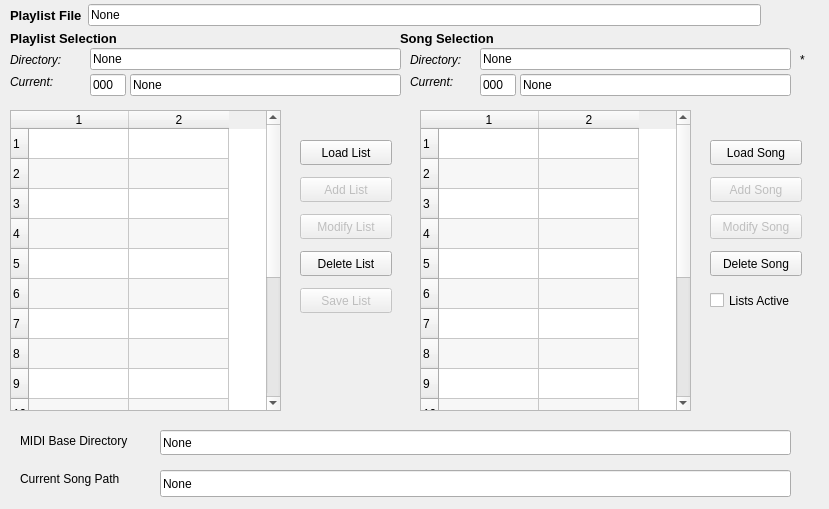
<?xml version="1.0" encoding="UTF-8"?>
<ui version="4.0">
 <class>qplaylistframe</class>
 <widget class="QFrame" name="qplaylistframe">
  <property name="geometry">
   <rect>
    <x>0</x>
    <y>0</y>
    <width>829</width>
    <height>509</height>
   </rect>
  </property>
  <property name="windowTitle">
   <string>Frame</string>
  </property>
  <widget class="QLabel" name="labelListSection">
   <property name="geometry">
    <rect>
     <x>10</x>
     <y>30</y>
     <width>301</width>
     <height>16</height>
    </rect>
   </property>
   <property name="font">
    <font>
     <pointsize>10</pointsize>
     <weight>75</weight>
     <bold>true</bold>
    </font>
   </property>
   <property name="text">
    <string>Playlist Selection</string>
   </property>
  </widget>
  <widget class="QTableWidget" name="tablePlaylistSections">
   <property name="geometry">
    <rect>
     <x>10</x>
     <y>110</y>
     <width>271</width>
     <height>301</height>
    </rect>
   </property>
   <property name="toolTip">
    <string>Shows the existing play-lists read from the play-list file.</string>
   </property>
   <property name="statusTip">
    <string/>
   </property>
   <property name="alternatingRowColors">
    <bool>true</bool>
   </property>
   <property name="rowCount">
    <number>16</number>
   </property>
   <property name="columnCount">
    <number>2</number>
   </property>
   <row/>
   <row/>
   <row/>
   <row/>
   <row/>
   <row/>
   <row/>
   <row/>
   <row/>
   <row/>
   <row/>
   <row/>
   <row/>
   <row/>
   <row/>
   <row/>
   <column/>
   <column/>
  </widget>
  <widget class="QLabel" name="labelCurrentPlaylist">
   <property name="geometry">
    <rect>
     <x>10</x>
     <y>74</y>
     <width>71</width>
     <height>16</height>
    </rect>
   </property>
   <property name="font">
    <font>
     <italic>true</italic>
    </font>
   </property>
   <property name="text">
    <string>Current:</string>
   </property>
  </widget>
  <widget class="QLabel" name="labelListSong">
   <property name="geometry">
    <rect>
     <x>400</x>
     <y>30</y>
     <width>371</width>
     <height>16</height>
    </rect>
   </property>
   <property name="font">
    <font>
     <pointsize>10</pointsize>
     <weight>75</weight>
     <bold>true</bold>
    </font>
   </property>
   <property name="text">
    <string>Song Selection</string>
   </property>
  </widget>
  <widget class="QLabel" name="labelCurrentSong">
   <property name="geometry">
    <rect>
     <x>410</x>
     <y>74</y>
     <width>61</width>
     <height>16</height>
    </rect>
   </property>
   <property name="font">
    <font>
     <italic>true</italic>
    </font>
   </property>
   <property name="text">
    <string>Current:</string>
   </property>
  </widget>
  <widget class="QLabel" name="labelPlaylistDirectory">
   <property name="geometry">
    <rect>
     <x>10</x>
     <y>52</y>
     <width>71</width>
     <height>16</height>
    </rect>
   </property>
   <property name="font">
    <font>
     <italic>true</italic>
    </font>
   </property>
   <property name="text">
    <string>Directory:</string>
   </property>
  </widget>
  <widget class="QLabel" name="labelSongDirectory">
   <property name="geometry">
    <rect>
     <x>410</x>
     <y>52</y>
     <width>61</width>
     <height>16</height>
    </rect>
   </property>
   <property name="font">
    <font>
     <italic>true</italic>
    </font>
   </property>
   <property name="text">
    <string>Directory:</string>
   </property>
  </widget>
  <widget class="QTableWidget" name="tablePlaylistSongs">
   <property name="geometry">
    <rect>
     <x>420</x>
     <y>110</y>
     <width>271</width>
     <height>301</height>
    </rect>
   </property>
   <property name="toolTip">
    <string>Shows the MIDI tunes in the currently-selected play-list.</string>
   </property>
   <property name="alternatingRowColors">
    <bool>true</bool>
   </property>
   <property name="rowCount">
    <number>16</number>
   </property>
   <property name="columnCount">
    <number>2</number>
   </property>
   <row/>
   <row/>
   <row/>
   <row/>
   <row/>
   <row/>
   <row/>
   <row/>
   <row/>
   <row/>
   <row/>
   <row/>
   <row/>
   <row/>
   <row/>
   <row/>
   <column/>
   <column/>
  </widget>
  <widget class="QWidget" name="layoutWidget">
   <property name="geometry">
    <rect>
     <x>10</x>
     <y>0</y>
     <width>751</width>
     <height>30</height>
    </rect>
   </property>
   <layout class="QHBoxLayout" name="horizPlaylistFileLayout">
    <item>
     <widget class="QLabel" name="label_playlist_file">
      <property name="font">
       <font>
        <pointsize>10</pointsize>
        <weight>75</weight>
        <bold>true</bold>
       </font>
      </property>
      <property name="text">
       <string>Playlist File</string>
      </property>
     </widget>
    </item>
    <item>
     <widget class="QLineEdit" name="entry_playlist_file">
      <property name="toolTip">
       <string>Shows the full path to the play-list file. Read-only.</string>
      </property>
      <property name="text">
       <string>None</string>
      </property>
      <property name="readOnly">
       <bool>true</bool>
      </property>
     </widget>
    </item>
   </layout>
  </widget>
  <widget class="QLineEdit" name="editPlaylistPath">
   <property name="geometry">
    <rect>
     <x>90</x>
     <y>48</y>
     <width>311</width>
     <height>22</height>
    </rect>
   </property>
   <property name="toolTip">
    <string>The default song directory for the currently-selected play-list section. Can be edited to enable Add List and Modify List.</string>
   </property>
   <property name="text">
    <string>None</string>
   </property>
   <property name="readOnly">
    <bool>false</bool>
   </property>
  </widget>
  <widget class="QLineEdit" name="editPlaylistNumber">
   <property name="geometry">
    <rect>
     <x>90</x>
     <y>74</y>
     <width>36</width>
     <height>22</height>
    </rect>
   </property>
   <property name="toolTip">
    <string>Shows the MIDI control number for the currently-selected play-list section. Can be edited to enable Add List and Modify List.</string>
   </property>
   <property name="text">
    <string>000</string>
   </property>
  </widget>
  <widget class="QLineEdit" name="editPlaylistName">
   <property name="geometry">
    <rect>
     <x>130</x>
     <y>74</y>
     <width>271</width>
     <height>22</height>
    </rect>
   </property>
   <property name="toolTip">
    <string>Shows the name of the currently-selected play-list section. Can be edited to enable Add List and Modify List.</string>
   </property>
   <property name="text">
    <string>None</string>
   </property>
  </widget>
  <widget class="QLineEdit" name="editSongPath">
   <property name="geometry">
    <rect>
     <x>480</x>
     <y>48</y>
     <width>311</width>
     <height>22</height>
    </rect>
   </property>
   <property name="toolTip">
    <string>Shows the directory in which the currently selected song is stored. Can be edited (carefully) to enable the Add Song and Modify Song buttons.</string>
   </property>
   <property name="text">
    <string>None</string>
   </property>
  </widget>
  <widget class="QLineEdit" name="editSongNumber">
   <property name="geometry">
    <rect>
     <x>480</x>
     <y>74</y>
     <width>36</width>
     <height>22</height>
    </rect>
   </property>
   <property name="toolTip">
    <string>Shows the MIDI control number for the currently selected song. Can be edited to enable the Add Song and Modify Song buttons.</string>
   </property>
   <property name="text">
    <string>000</string>
   </property>
  </widget>
  <widget class="QLineEdit" name="editSongFilename">
   <property name="geometry">
    <rect>
     <x>520</x>
     <y>74</y>
     <width>271</width>
     <height>22</height>
    </rect>
   </property>
   <property name="toolTip">
    <string>Shows the base file-name of the currently selected song. Can be edited to enable the Add Song and Modify Song buttons.</string>
   </property>
   <property name="text">
    <string>None</string>
   </property>
  </widget>
  <widget class="QLabel" name="labelDirEmbedded">
   <property name="geometry">
    <rect>
     <x>800</x>
     <y>50</y>
     <width>16</width>
     <height>20</height>
    </rect>
   </property>
   <property name="toolTip">
    <string>If set to an asterisk, this directory is part of the song's file-name.</string>
   </property>
   <property name="text">
    <string extracomment="Indicates if directory is embedded in the file-name.">*</string>
   </property>
  </widget>
  <widget class="QWidget" name="layoutWidget_1">
   <property name="geometry">
    <rect>
     <x>300</x>
     <y>140</y>
     <width>101</width>
     <height>175</height>
    </rect>
   </property>
   <layout class="QVBoxLayout" name="verticalLayout">
    <property name="spacing">
     <number>12</number>
    </property>
    <item>
     <widget class="QPushButton" name="buttonPlaylistLoad">
      <property name="enabled">
       <bool>true</bool>
      </property>
      <property name="sizePolicy">
       <sizepolicy hsizetype="Expanding" vsizetype="Fixed">
        <horstretch>0</horstretch>
        <verstretch>0</verstretch>
       </sizepolicy>
      </property>
      <property name="minimumSize">
       <size>
        <width>92</width>
        <height>25</height>
       </size>
      </property>
      <property name="maximumSize">
       <size>
        <width>92</width>
        <height>25</height>
       </size>
      </property>
      <property name="toolTip">
       <string>Opens a dialog to select and open a play-list file.</string>
      </property>
      <property name="text">
       <string>Load List</string>
      </property>
     </widget>
    </item>
    <item>
     <widget class="QPushButton" name="buttonPlaylistAdd">
      <property name="enabled">
       <bool>false</bool>
      </property>
      <property name="minimumSize">
       <size>
        <width>92</width>
        <height>25</height>
       </size>
      </property>
      <property name="maximumSize">
       <size>
        <width>92</width>
        <height>25</height>
       </size>
      </property>
      <property name="toolTip">
       <string>Adds the play-list defined by the 3 text entries above to the current play-list set.</string>
      </property>
      <property name="text">
       <string>Add List</string>
      </property>
     </widget>
    </item>
    <item>
     <widget class="QPushButton" name="buttonPlaylistModify">
      <property name="enabled">
       <bool>false</bool>
      </property>
      <property name="minimumSize">
       <size>
        <width>92</width>
        <height>25</height>
       </size>
      </property>
      <property name="maximumSize">
       <size>
        <width>92</width>
        <height>25</height>
       </size>
      </property>
      <property name="toolTip">
       <string>Update the current list with the 3 editable fields above.</string>
      </property>
      <property name="text">
       <string>Modify List</string>
      </property>
     </widget>
    </item>
    <item>
     <widget class="QPushButton" name="buttonPlaylistRemove">
      <property name="minimumSize">
       <size>
        <width>92</width>
        <height>25</height>
       </size>
      </property>
      <property name="maximumSize">
       <size>
        <width>92</width>
        <height>25</height>
       </size>
      </property>
      <property name="toolTip">
       <string>To do: Removes the selected playlist from this play-list set.</string>
      </property>
      <property name="text">
       <string>Delete List</string>
      </property>
     </widget>
    </item>
    <item>
     <widget class="QPushButton" name="buttonPlaylistSave">
      <property name="enabled">
       <bool>false</bool>
      </property>
      <property name="minimumSize">
       <size>
        <width>92</width>
        <height>25</height>
       </size>
      </property>
      <property name="maximumSize">
       <size>
        <width>92</width>
        <height>25</height>
       </size>
      </property>
      <property name="toolTip">
       <string>Saves the current state of the play-lists file, including song information.</string>
      </property>
      <property name="text">
       <string>Save List</string>
      </property>
     </widget>
    </item>
   </layout>
  </widget>
  <widget class="QWidget" name="layoutWidget_2">
   <property name="geometry">
    <rect>
     <x>710</x>
     <y>140</y>
     <width>111</width>
     <height>175</height>
    </rect>
   </property>
   <layout class="QVBoxLayout" name="verticalLayout_2">
    <property name="spacing">
     <number>12</number>
    </property>
    <item>
     <widget class="QPushButton" name="buttonSongLoad">
      <property name="enabled">
       <bool>true</bool>
      </property>
      <property name="minimumSize">
       <size>
        <width>92</width>
        <height>25</height>
       </size>
      </property>
      <property name="maximumSize">
       <size>
        <width>92</width>
        <height>25</height>
       </size>
      </property>
      <property name="toolTip">
       <string>Opens a file dialog to select a MIDI song to add to the current play-list; the Directory and Current values above are updated automatically.</string>
      </property>
      <property name="text">
       <string>Load Song</string>
      </property>
     </widget>
    </item>
    <item>
     <widget class="QPushButton" name="buttonSongAdd">
      <property name="enabled">
       <bool>false</bool>
      </property>
      <property name="minimumSize">
       <size>
        <width>92</width>
        <height>25</height>
       </size>
      </property>
      <property name="maximumSize">
       <size>
        <width>92</width>
        <height>25</height>
       </size>
      </property>
      <property name="toolTip">
       <string>Adds the song information specified above to the current play-list section; it is preferable to use Load Song.</string>
      </property>
      <property name="text">
       <string>Add Song</string>
      </property>
     </widget>
    </item>
    <item>
     <widget class="QPushButton" name="buttonSongModify">
      <property name="enabled">
       <bool>false</bool>
      </property>
      <property name="minimumSize">
       <size>
        <width>92</width>
        <height>25</height>
       </size>
      </property>
      <property name="maximumSize">
       <size>
        <width>92</width>
        <height>25</height>
       </size>
      </property>
      <property name="toolTip">
       <string>Modifies the information about the currently-selected song in the 3 entry fields above.</string>
      </property>
      <property name="text">
       <string>Modify Song</string>
      </property>
     </widget>
    </item>
    <item>
     <widget class="QPushButton" name="buttonSongRemove">
      <property name="enabled">
       <bool>true</bool>
      </property>
      <property name="minimumSize">
       <size>
        <width>92</width>
        <height>25</height>
       </size>
      </property>
      <property name="maximumSize">
       <size>
        <width>92</width>
        <height>25</height>
       </size>
      </property>
      <property name="toolTip">
       <string>Removes the current song from the current play-list; the song is NOT deleted from the hard drive.</string>
      </property>
      <property name="text">
       <string>Delete Song</string>
      </property>
     </widget>
    </item>
    <item>
     <widget class="QCheckBox" name="checkBoxPlaylistActive">
      <property name="minimumSize">
       <size>
        <width>98</width>
        <height>25</height>
       </size>
      </property>
      <property name="maximumSize">
       <size>
        <width>98</width>
        <height>25</height>
       </size>
      </property>
      <property name="toolTip">
       <string>If checked, the loaded play-list file is active.  This means that the lists and songs will be loaded when the arrow keys are pressed or the configure MIDI control comes in.</string>
      </property>
      <property name="text">
       <string>Lists Active</string>
      </property>
     </widget>
    </item>
   </layout>
  </widget>
  <widget class="QLabel" name="midiBaseDirLabel">
   <property name="geometry">
    <rect>
     <x>20</x>
     <y>430</y>
     <width>131</width>
     <height>21</height>
    </rect>
   </property>
   <property name="text">
    <string>MIDI Base Directory</string>
   </property>
  </widget>
  <widget class="QLineEdit" name="midiBaseDirText">
   <property name="geometry">
    <rect>
     <x>160</x>
     <y>430</y>
     <width>631</width>
     <height>25</height>
    </rect>
   </property>
   <property name="toolTip">
    <string>Shows the base directory holding all files in all playlists.</string>
   </property>
   <property name="text">
    <string>None</string>
   </property>
   <property name="readOnly">
    <bool>true</bool>
   </property>
  </widget>
  <widget class="QLabel" name="label">
   <property name="geometry">
    <rect>
     <x>20</x>
     <y>470</y>
     <width>131</width>
     <height>17</height>
    </rect>
   </property>
   <property name="text">
    <string>Current Song Path</string>
   </property>
  </widget>
  <widget class="QLineEdit" name="currentSongPath">
   <property name="geometry">
    <rect>
     <x>160</x>
     <y>470</y>
     <width>631</width>
     <height>27</height>
    </rect>
   </property>
   <property name="toolTip">
    <string>Shows the full path to the currently-selected song.</string>
   </property>
   <property name="text">
    <string>None</string>
   </property>
   <property name="readOnly">
    <bool>true</bool>
   </property>
  </widget>
 </widget>
 <resources/>
 <connections/>
</ui>
